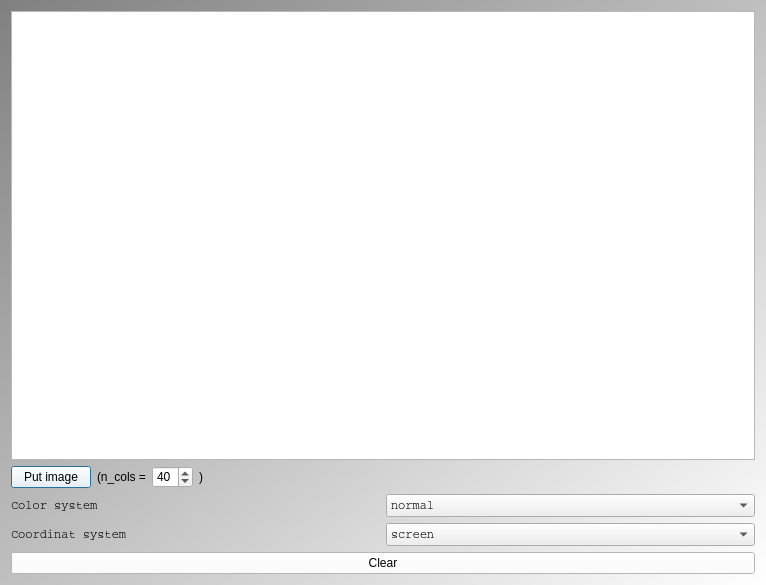
<?xml version="1.0" encoding="UTF-8"?>
<ui version="4.0">
 <class>QtTestImageCanvasMainDialog</class>
 <widget class="QDialog" name="QtTestImageCanvasMainDialog">
  <property name="geometry">
   <rect>
    <x>0</x>
    <y>0</y>
    <width>766</width>
    <height>585</height>
   </rect>
  </property>
  <property name="styleSheet">
   <string notr="true">QDialog { 
background-color: qlineargradient(x1: 0, y1: 0, x2: 1, y2: 1, stop: 0  #808080, stop: 1 #ffffff);
}
QPushButton { background-color: rgb(255, 255, 255);  }
QPushButton { color: rgb(0,0,0); }</string>
  </property>
  <layout class="QVBoxLayout" name="verticalLayout">
   <item>
    <widget class="QPlainTextEdit" name="text">
     <property name="font">
      <font>
       <family>Courier</family>
       <pointsize>8</pointsize>
      </font>
     </property>
     <property name="readOnly">
      <bool>true</bool>
     </property>
    </widget>
   </item>
   <item>
    <layout class="QHBoxLayout" name="layout_image">
     <item>
      <widget class="QPushButton" name="button_image">
       <property name="text">
        <string>Put image</string>
       </property>
      </widget>
     </item>
     <item>
      <widget class="QLabel" name="label_image_n_cols">
       <property name="text">
        <string>(n_cols =</string>
       </property>
      </widget>
     </item>
     <item>
      <widget class="QSpinBox" name="box_n_cols">
       <property name="value">
        <number>40</number>
       </property>
      </widget>
     </item>
     <item>
      <widget class="QLabel" name="label_image_close">
       <property name="text">
        <string>)</string>
       </property>
      </widget>
     </item>
     <item>
      <spacer name="spacer_image">
       <property name="orientation">
        <enum>Qt::Horizontal</enum>
       </property>
       <property name="sizeHint" stdset="0">
        <size>
         <width>40</width>
         <height>20</height>
        </size>
       </property>
      </spacer>
     </item>
    </layout>
   </item>
   <item>
    <layout class="QHBoxLayout" name="horizontalLayout">
     <item>
      <widget class="QLabel" name="label_color_system">
       <property name="font">
        <font>
         <family>Courier</family>
        </font>
       </property>
       <property name="text">
        <string>Color system</string>
       </property>
      </widget>
     </item>
     <item>
      <widget class="QComboBox" name="box_color_system">
       <property name="font">
        <font>
         <family>Courier</family>
        </font>
       </property>
       <item>
        <property name="text">
         <string>normal</string>
        </property>
       </item>
       <item>
        <property name="text">
         <string>invert</string>
        </property>
       </item>
      </widget>
     </item>
    </layout>
   </item>
   <item>
    <layout class="QHBoxLayout" name="horizontalLayout_2">
     <item>
      <widget class="QLabel" name="label_coordinat_system">
       <property name="font">
        <font>
         <family>Courier</family>
        </font>
       </property>
       <property name="text">
        <string>Coordinat system</string>
       </property>
      </widget>
     </item>
     <item>
      <widget class="QComboBox" name="box_coordinat_system">
       <property name="font">
        <font>
         <family>Courier</family>
        </font>
       </property>
       <item>
        <property name="text">
         <string>screen</string>
        </property>
       </item>
       <item>
        <property name="text">
         <string>graph</string>
        </property>
       </item>
      </widget>
     </item>
    </layout>
   </item>
   <item>
    <widget class="QPushButton" name="button_clear">
     <property name="text">
      <string>Clear</string>
     </property>
    </widget>
   </item>
  </layout>
 </widget>
 <resources/>
 <connections/>
</ui>
